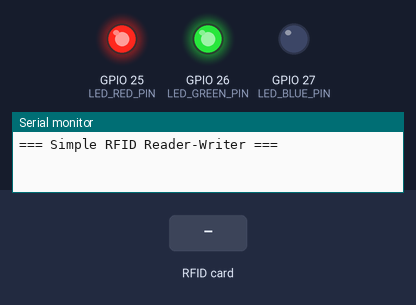
Bench run of a sketch on a simulated ESP32. Shown: output pins drawn as LEDs (lit = HIGH), the last lines printed to the serial monitor. Dashed ring = blinking. The inputs (shaded band) are chosen by the test bench. WiFi joins after 1.5 s; servers stay silent unless stated.

Above: at 1.7 s.
At 4.8 s:
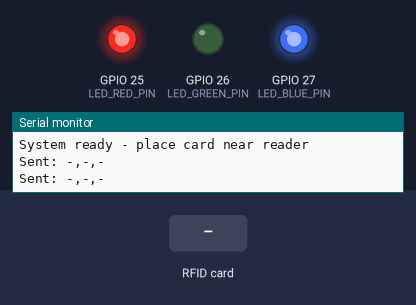
4.9 s: RFID card 5E 7A 19 C4 held to the reader
At 5.16 s:
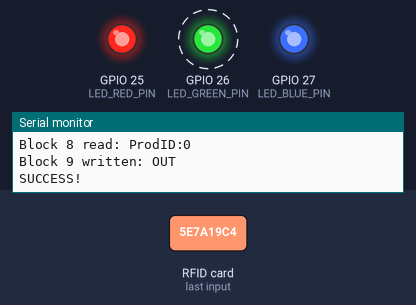
Timing chart, 0 to 7.9 s (numbered marks = the images above; inputs shaded):
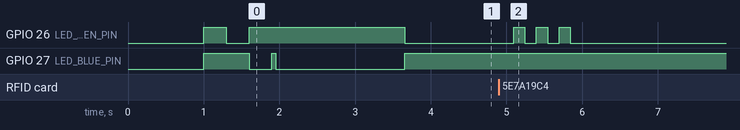

Measured:
- after the input at 4.9 s, GPIO 26 (LED_GREEN_PIN): alternates HIGH for 0.15 s and LOW for 0.15 s, 6 changes in all, then stays LOW, starting after 0.19 s

The sketch:

warehouse_out.ino
```cpp
#include <WiFi.h>
#include <SPI.h>
#include <MFRC522.h>

// WiFi credentials
const char* ssid = "COMPUTER LAB 2.4";
const char* password = "IIPDELHI@1234";

// Server details
const char* server_ip = "192.168.1.106";
const uint16_t server_port = 5003;
WiFiClient client;

// RFID pins
#define RFID_SS_PIN    5
#define RFID_RST_PIN   22

// LED pins
#define LED_RED_PIN     25
#define LED_GREEN_PIN   26
#define LED_BLUE_PIN    27

MFRC522 mfrc522(RFID_SS_PIN, RFID_RST_PIN);
MFRC522::MIFARE_Key key;

// Data to write to Block 9 (must be 16 chars)
String block9_string = "OUT             ";

// Variables
String lastCardUID = "";
unsigned long lastCardTime = 0;
const unsigned long CARD_COOLDOWN = 3000;

// For periodic TCP sending
String lastUIDToSend = "-";
String lastBlock8ToSend = "-";
String lastBlock9ToSend = "-";
unsigned long lastSendTime = 0;

void setup() {
  Serial.begin(115200);
  delay(1000);

  Serial.println("=== Simple RFID Reader-Writer ===");

  pinMode(LED_RED_PIN, OUTPUT);
  pinMode(LED_GREEN_PIN, OUTPUT);
  pinMode(LED_BLUE_PIN, OUTPUT);

  // Test LED
  setColor(255, 0, 0); delay(300);
  setColor(0, 255, 0); delay(300);
  setColor(0, 0, 255); delay(300);
  setColor(0, 0, 0);

  SPI.begin();
  mfrc522.PCD_Init();

  for (byte i = 0; i < 6; i++) key.keyByte[i] = 0xFF;

  WiFi.begin(ssid, password);
  setColor(0, 0, 255); // blue while connecting
  while (WiFi.status() != WL_CONNECTED) {
    delay(500);
    Serial.print(".");
  }
  Serial.println("\nWiFi connected!");
  Serial.print("IP: ");
  Serial.println(WiFi.localIP());

  connectToServer();

  Serial.println("System ready - place card near reader");
  setColor(0, 255, 0); // green for ready
}

void connectToServer() {
  Serial.println("Connecting to server...");
  if (client.connect(server_ip, server_port)) {
    Serial.println("TCP connected");

  } else {
    Serial.println("TCP connect failed");
    setColor(255, 0, 0); // red for fail
  }
}

void loop() {
  // --- CARD CHECK ---
  if (mfrc522.PICC_IsNewCardPresent() && mfrc522.PICC_ReadCardSerial()) {
    String cardUID = "";
    for (byte i = 0; i < mfrc522.uid.size; i++) {
      if (mfrc522.uid.uidByte[i] < 0x10) cardUID += "0";
      cardUID += String(mfrc522.uid.uidByte[i], HEX);
    }
    cardUID.toUpperCase();

    // Cooldown check
    if (cardUID == lastCardUID && (millis() - lastCardTime) < CARD_COOLDOWN) {
      mfrc522.PICC_HaltA();
      mfrc522.PCD_StopCrypto1();
      return;
    }

    Serial.println("\n--- Card Detected ---");
    Serial.println("UID: " + cardUID);

    lastCardUID = cardUID;
    lastCardTime = millis();

    setColor(255, 255, 0); // yellow while processing

    String block8_data = "";
    String block9_data = "";

    if (writeBlock8(block8_data) && writeBlock9(block9_data)) {
      Serial.println("SUCCESS!");

      lastUIDToSend = cardUID;
      lastBlock8ToSend = block8_data;
      lastBlock9ToSend = block9_data;

      for (int i = 0; i < 3; i++) {
        setColor(0, 255, 0);
        delay(150);
        setColor(0, 0, 0);
        delay(150);
      }
    } else {
      Serial.println("FAILED!");
      for (int i = 0; i < 3; i++) {
        setColor(255, 0, 0);
        delay(150);
        setColor(0, 0, 0);
        delay(150);
      }
    }

    mfrc522.PICC_HaltA();
    mfrc522.PCD_StopCrypto1();
    setColor(0, 255, 0); // ready again
    delay(200);
  }

  // --- TCP RECONNECT ---
  if (WiFi.status() == WL_CONNECTED && !client.connected()) {
    static unsigned long lastReconnect = 0;
    if (millis() - lastReconnect > 5000) {
      lastReconnect = millis();
      connectToServer();
    }
  }

  // --- PERIODIC SEND ---
  if (client.connected() && millis() - lastSendTime >= 1000) {
    lastSendTime = millis();
    String packet = lastUIDToSend + "," + lastBlock8ToSend + "," + lastBlock9ToSend;
    client.println(packet);
    Serial.println("Sent: " + packet);

    // Reset to "-" so next tick sends dashes if no new card
    lastUIDToSend = "-";
    lastBlock8ToSend = "-";
    lastBlock9ToSend = "-";
  }

  delay(50);
}

// --- Helper functions ---

bool writeBlock8(String &data) {
  if (mfrc522.PCD_Authenticate(MFRC522::PICC_CMD_MF_AUTH_KEY_A, 8, &key, &(mfrc522.uid)) != MFRC522::STATUS_OK) {
    Serial.println("Block 8 auth failed");
    return false;
  }

  byte buffer[18];
  byte size = sizeof(buffer);
  if (mfrc522.MIFARE_Read(8, buffer, &size) != MFRC522::STATUS_OK) {
    Serial.println("Block 8 read failed");
    return false;
  }

  // Decode the first 4 bytes as little-endian integer
  uint32_t cardID = 0;
  cardID |= buffer[0];
  cardID |= ((uint32_t)buffer[1] << 8);
  cardID |= ((uint32_t)buffer[2] << 16);
  cardID |= ((uint32_t)buffer[3] << 24);

  data = "ProdID:" + String(cardID);
  Serial.println("Block 8 read: " + data);
  return true;
}

bool writeBlock9(String &data) {
  if (mfrc522.PCD_Authenticate(MFRC522::PICC_CMD_MF_AUTH_KEY_A, 9, &key, &(mfrc522.uid)) != MFRC522::STATUS_OK) {
    Serial.println("Block 9 auth failed");
    return false;
  }

  byte writeBuffer[16];
  String writeString = block9_string;
  while (writeString.length() < 16) writeString += " ";
  if (writeString.length() > 16) writeString = writeString.substring(0, 16);

  for (int i = 0; i < 16; i++) {
    writeBuffer[i] = writeString.charAt(i);
  }

  if (mfrc522.MIFARE_Write(9, writeBuffer, 16) != MFRC522::STATUS_OK) {
    Serial.println("Block 9 write failed");
    return false;
  }

  data = writeString;
  Serial.println("Block 9 written: " + writeString);
  return true;
}

void setColor(int red, int green, int blue) {
  analogWrite(LED_RED_PIN, 255 - red);
  analogWrite(LED_GREEN_PIN, 255 - green);
  analogWrite(LED_BLUE_PIN, 255 - blue);
}
```
